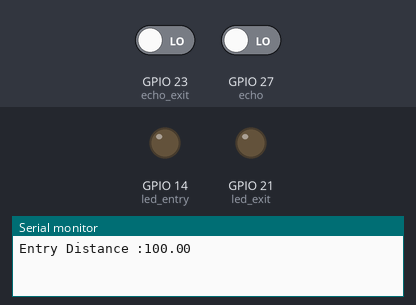
A sketch run on a simulated ESP32. On the bench: output pins drawn as LEDs (lit = HIGH), the last lines printed to the serial monitor. Inputs (shaded band) come from the test bench; at power-on: GPIO 23 (echo_exit) LOW, GPIO 27 (echo) LOW. WiFi joins after 1.5 s; servers stay silent unless stated; pins used as bus, display or sensor lines are not drawn.

Above: at 3.3 s.
At 8.6 s:
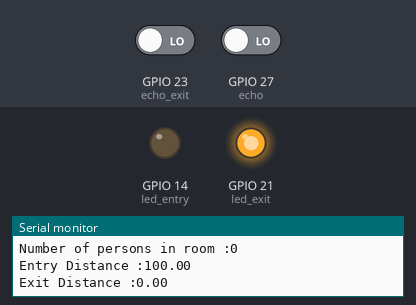
Timing chart, 0 to 9.9 s (numbered marks = the images above):
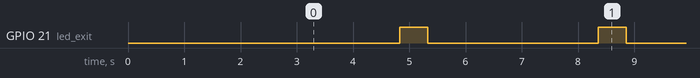

The sketch:

Ultrasonic_Counter_Blynk.ino
```cpp
#define BLYNK_TEMPLATE_ID "TMPLD54NX7JY"
#define BLYNK_DEVICE_NAME "Counter Using Ultrasonic Sensor"
#define BLYNK_AUTH_TOKEN "zWUwMxC0SUqR5ALuohxoljKhDZGVJa0g"
#define BLYNK_PRINT Serial

#include <WiFi.h>
#include <WiFiClient.h>
#include <BlynkSimpleEsp32.h>
int count = 0;
float distance = 100;

char ssid[] = "Shiva";
char pass[] = "shiva@1412";
char auth[] = BLYNK_AUTH_TOKEN;

#define trig 26
#define echo 27
#define trig_exit 22
#define echo_exit 23
#define led_entry 14
#define led_exit 21

void setup() {
  // put your setup code here, to run once:
  pinMode(trig,OUTPUT);
  pinMode(trig_exit, OUTPUT);
  pinMode(echo,INPUT);
  pinMode(echo_exit, INPUT);
  pinMode(led_entry, OUTPUT);
  pinMode(led_exit, OUTPUT);
  Blynk.begin(auth,ssid,pass);
  Serial.begin(9600);

}

void loop() {
  // put your main code here, to run repeatedly:
  Blynk.run();
  digitalWrite(trig,LOW);
  delay(5);
  digitalWrite(trig, HIGH);
  delay(10);
  digitalWrite(trig, LOW);
  int duration = pulseIn(echo, HIGH);
  float distance = (duration* 0.034)/2;
  if(distance == 0)
  {
    distance = 100;
  }
  Blynk.virtualWrite(V0, distance);
  Serial.print("Entry Distance :");
  Serial.println(distance);
  delay(1000);

  digitalWrite(trig_exit, LOW);
  delay(2);
  digitalWrite(trig_exit, HIGH);
  delay(10);
  digitalWrite(trig_exit, LOW);
  int duration_exit = pulseIn(echo_exit, HIGH);
  float distance_exit = (duration_exit* 0.034)/2;
  Serial.print("Exit Distance :");
  Serial.println(distance_exit);
  Blynk.virtualWrite(V1, distance_exit);

//  delay(3000);

  if(distance < 15)
  {
    count = count+1;
    digitalWrite(led_entry, HIGH);
    delay(500);
    digitalWrite(led_entry, LOW);
    Serial.println("Person Entered into Room");
  }
  else if(distance_exit < 15)
  {
    count = count-1;
    digitalWrite(led_exit, HIGH);
    delay(500);
    digitalWrite(led_exit, LOW);
    Serial.println("Person Exited from Room");
  }
//
//  digitalWrite(led_exit, LOW);
  if(count < 0)
  {
    count = 0;
  }
  Serial.print("Number of persons in room :");
  Serial.println(count);
  Blynk.virtualWrite(V2, count);
//  delay(1000);
}
```

Measured:
- by itself, GPIO 21 (led_exit): alternates HIGH for 0.50 s and LOW for 3.0 s
